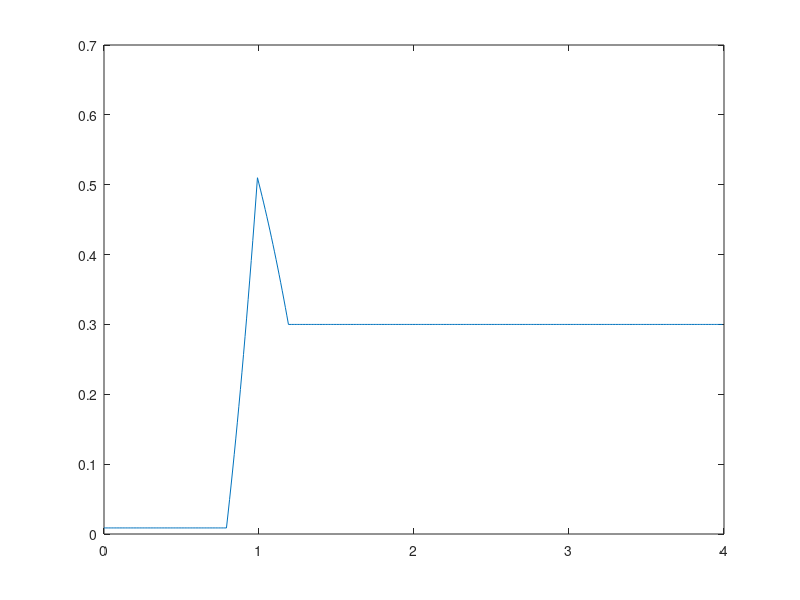

This chart was generated by the following MATLAB code:
clear
clc
close all

cd = 0.0087;
cdmm = 0.51;
cdm = 0.3;

maxMach = 4;
step = 0.01;
iMax = maxMach/step;

Cd = zeros(1, iMax);

for i = 1:iMax
    if (i < 0.8/step)
        Cd(i) = cd;
    end
    
    if (i >= 0.8/step && i < 1/step)
        Cd(i) = 1.0273*(i*step)^3 - 0.5173; %numbers from polyfit([0.8 1],[0.0087 0.51], 3)
    end
    
    if (i == 1/step)
        Cd(i) = cdmm;
    end
    
    if (i > 1/step && i <= 1.2/step)
        Cd(i) =  -0.2885*(i*step)^3 + 0.7985;
    end
    
    if (i > 1.2/step)
       Cd(i) = cdm;   
    end  
end

M = 0:step:maxMach-step;

plot(M, Cd)